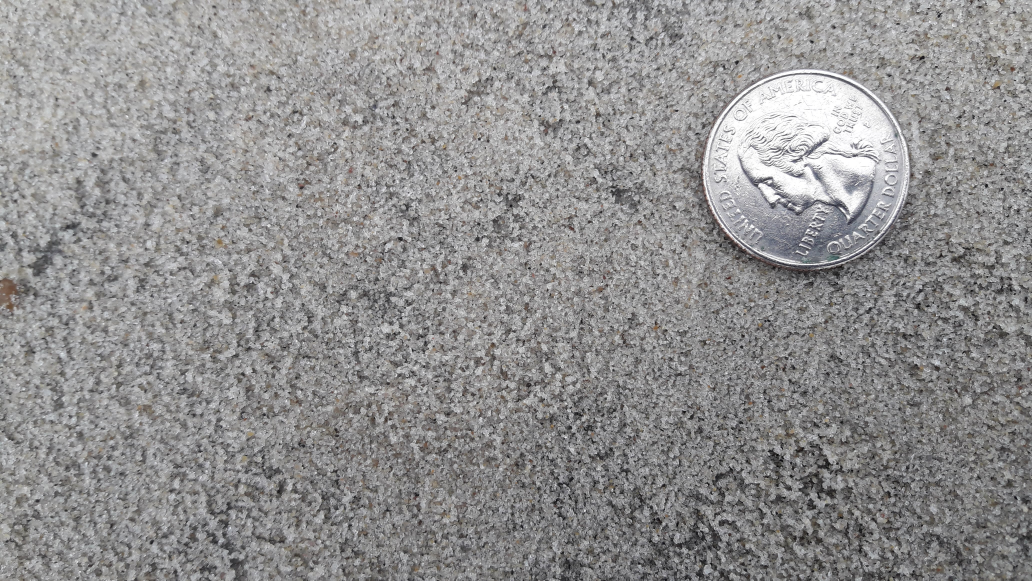
#> input picture blur_test/20191010_093759.jpg, 4128 x 2322 px, given in place of 20210304_092138.jpg, which was not available (shown at 1/4 size)
$ python BlurCropperDetector.py
#> lines starting #> are read from the running program, lines starting #| are printed output that depends on the picture; pictures that were not available may be replaced by others from this repository, and a replacement may not be noted
#!/usr/bin/env python
# coding: utf-8

# # Blur-Cropper-Detector
#
# Daniel Buscombe, Marda Science. Prepared for the SandSnap Project, Aug 18th, 2021

# MIT License
#
# Copyright (c) 2021, Marda Science LLC
#
# Permission is hereby granted, free of charge, to any person obtaining a copy
# of this software and associated documentation files (the "Software"), to deal
# in the Software without restriction, including without limitation the rights
# to use, copy, modify, merge, publish, distribute, sublicense, and/or sell
# copies of the Software, and to permit persons to whom the Software is
# furnished to do so, subject to the following conditions:
#
# The above copyright notice and this permission notice shall be included in all
# copies or substantial portions of the Software.
#
# THE SOFTWARE IS PROVIDED "AS IS", WITHOUT WARRANTY OF ANY KIND, EXPRESS OR
# IMPLIED, INCLUDING BUT NOT LIMITED TO THE WARRANTIES OF MERCHANTABILITY,
# FITNESS FOR A PARTICULAR PURPOSE AND NONINFRINGEMENT. IN NO EVENT SHALL THE
# AUTHORS OR COPYRIGHT HOLDERS BE LIABLE FOR ANY CLAIM, DAMAGES OR OTHER
# LIABILITY, WHETHER IN AN ACTION OF CONTRACT, TORT OR OTHERWISE, ARISING FROM,
# OUT OF OR IN CONNECTION WITH THE SOFTWARE OR THE USE OR OTHER DEALINGS IN THE
# SOFTWARE.


# #### Problem:
# You have imagery that is blurred, and you wish to crop out the largest portion of the image you can that has, ideally, no blur
#
# For example, this image below has blurred edges and I want to crop out the best region with no blur
#
# ![](samples/20210304_092138.jpg)

# #### Proposed solution (for images of sediment and coins):
# 1) window the image with overlap
#
# 2) compute the so-called BRISQUE image quality score ([Mittal et al., 2012](http://www.live.ece.utexas.edu/publications/2012/TIP%20BRISQUE.pdf)) for each image window
#
# 3) create a 2D heatmap of BRISQUE scores, and reduce edge effects following the method of [Pielawski and Wählby](https://journals.plos.org/plosone/article?id=10.1371/journal.pone.0229839) using a Hann taper with 50% overlap
#
# 4) use the Otsu method to determine the threshold between good and bad image scores, and binarize the 2D heatmap to make a 2D mask of good/bad portions of the image
#
# 5) crop out the largest square portion of the image
#
#
# Additionally, I show how to:
#
# 1) split up the large image further and write them to disk with no compression or chroma subsampling
#
# 2) flag blurry images in a set of images
#
# These method assumes there is blur in the image and that it is the only source of noise or degradation that distinguishes the 'good' from 'bad' portions of the image. As such, BRISQUE score is considered proportional to degree of blur. According to the [authors](http://www.live.ece.utexas.edu/publications/2012/TIP%20BRISQUE.pdf), the BRISQUE is a compound metric of ...
#
# >... scene statistics of locally normalized luminance coefficients to quantify possible losses of “naturalness” in the image due to the presence of distortions
#
# The method is entirely automated with no tunable parameters. As such, it may or may not work for you - please suggest improvements!
#
# In the example, the best portions of the image, and also better whol images, are actually associated with the lowest Brisque scores, which was unexpected and remains unexplained. Brisque is an unconstrained metric - adapt this workflow to your own needs
#
#
# ### References
# * Mittal, A., Moorthy, A. K., & Bovik, A. C. (2012). No-reference image quality assessment in the spatial domain. IEEE Transactions on Image Processing, 21(12), 4695-4708.
#
# * Pielawski N, Wählby C (2020) Introducing Hann windows for reducing edge-effects in patch-based image segmentation. PLoS ONE 15(3): e0229839. https://doi.org/10.1371/journal.pone.0229839
#
# ### Acknowledgements
# Thanks to Nicolas Pielawski for helping me implement their method - I have used functions provided by Nicolas [here](https://gist.github.com/npielawski/7e77d23209a5c415f55b95d4aba914f6). Thanks to my USGS colleague Chris Sherwood for turning me onto the Brisque metric and sharing [this excellent resource](https://github.com/ocampor/notebooks/blob/master/notebooks/image/quality/brisque.ipynb) with me

# ### Library imports

# In[1]:


from skimage import io, img_as_float
from skimage.transform import rescale
from glob import glob
import imquality.brisque as brisque
import numpy as np
import matplotlib.pyplot as plt
import scipy.signal
import scipy.signal.windows as w
from tqdm import tqdm
from math import log, ceil, floor, gcd
from skimage.filters import threshold_otsu
from numpy.lib.stride_tricks import as_strided as ast


# `brisque` creates a lot of warnings from scikit-image. Suppress them with this code

# In[2]:


# import warnings filter
from warnings import simplefilter
# ignore all future warnings
simplefilter(action='ignore', category=FutureWarning)


# ### Functions

# The following functions are from [here](https://gist.github.com/npielawski/7e77d23209a5c415f55b95d4aba914f6)

# In[3]:


def window2d(window_func, window_size, **kwargs):
    '''
    Generates a 2D square image (of size window_size) containing a 2D user-defined
    window with values ranging from 0 to 1.
    It is possible to pass arguments to the window function by setting kwargs.
    All available windows: https://docs.scipy.org/doc/scipy/reference/signal.windows.html
    '''
    window = np.matrix(window_func(M=window_size, sym=False, **kwargs))
    return window.T.dot(window)

def generate_corner_windows(window_func, window_size, **kwargs):
    step = window_size >> 1
    window = window2d(window_func, window_size, **kwargs)
    window_u = np.vstack([np.tile(window[step:step+1, :], (step, 1)), window[step:, :]])
    window_b = np.vstack([window[:step, :], np.tile(window[step:step+1, :], (step, 1))])
    window_l = np.hstack([np.tile(window[:, step:step+1], (1, step)), window[:, step:]])
    window_r = np.hstack([window[:, :step], np.tile(window[:, step:step+1], (1, step))])
    window_ul = np.block([
        [np.ones((step, step)), window_u[:step, step:]],
        [window_l[step:, :step], window_l[step:, step:]]])
    window_ur = np.block([
        [window_u[:step, :step], np.ones((step, step))],
        [window_r[step:, :step], window_r[step:, step:]]])
    window_bl = np.block([
        [window_l[:step, :step], window_l[:step, step:]],
        [np.ones((step, step)), window_b[step:, step:]]])
    window_br = np.block([
        [window_r[:step, :step], window_r[:step, step:]],
        [window_b[step:, :step], np.ones((step, step))]])
    return np.array([
        [ window_ul, window_u, window_ur ],
        [ window_l,  window,   window_r  ],
        [ window_bl, window_b, window_br ],
    ])


def generate_patch_list(image_width, image_height, window_func, window_size, overlapping=False):
    patch_list = []
    if overlapping:
        step = window_size >> 1
        windows = generate_corner_windows(window_func, window_size)
        max_height = int(image_height/step - 1)*step
        max_width = int(image_width/step - 1)*step
    else:
        step = window_size
        windows = np.ones((window_size, window_size))
        max_height = int(image_height/step)*step
        max_width = int(image_width/step)*step
    for i in range(0, max_height, step):
        for j in range(0, max_width, step):
            if overlapping:
                # Close to border and corner cases
                # Default (1, 1) is regular center window
                border_x, border_y = 1, 1
                if i == 0: border_x = 0
                if j == 0: border_y = 0
                if i == max_height-step: border_x = 2
                if j == max_width-step: border_y = 2
                # Selecting the right window
                current_window = windows[border_x, border_y]
            else:
                current_window = windows
            # The patch is cropped when the patch size is not
            # a multiple of the image size.
            patch_height = window_size
            if i+patch_height > image_height:
                patch_height = image_height - i
            patch_width = window_size
            if j+patch_width > image_width:
                patch_width = image_width - j
            # Adding the patch
            patch_list.append(
                (j, i, patch_width, patch_height, current_window[:patch_height, :patch_width])
            )
    return patch_list


# ### Implementation

# I start my implementation here. This function first crops any empty columns and rows, then it zero-pads both the image and mask so they are both square, then pass a sliding 64x64 pixel window across the image and further remove any small tiles with no 1s in the mask, while still maintaining a square image. As cropped as it can get while still containing the entire mask, and also square

# In[4]:


#crop out the largest portion of image and mask with no zeros
# [117 lines left out: functions get_segment_crop, norm_shape, sliding_window, not called in this run]

# #crop out the largest portion of image and mask with no zeros
# def get_segment_crop(img,mask):
#     return img[np.ix_(mask.any(1), mask.any(0))], mask[np.ix_(mask.any(1), mask.any(0))]


# Below is a function to read an image, objectively determine an appropriate 2d tile size, and pad the image so it is square

# The tilesize to use with the Pielawski and Wählby (2020) method is determined as half the greatest common divisor of the two image dimensions

# In[6]:


def get_image(impath, greyscale=True):
#> called with impath = 'samples/20210304_092138.jpg', greyscale = True
    img = img_as_float(io.imread(impath, as_gray=greyscale))
#> img: shape (2322, 4128) float64; min 0, max 1, mean 0.564

    # the tilesize to use with the overlapping taper method
    nx, ny = img.shape
#> nx = 2322; ny = 4128
    TILESIZE = int(gcd(nx,ny)/2)
#> TILESIZE = 129

    # make square by padding
    if nx!=ny:
        if ny>nx:
            try:
                img = np.hstack((np.zeros((ny,ny-nx)), img))
            except:
                img = np.vstack((np.zeros((ny-nx,ny)), img))
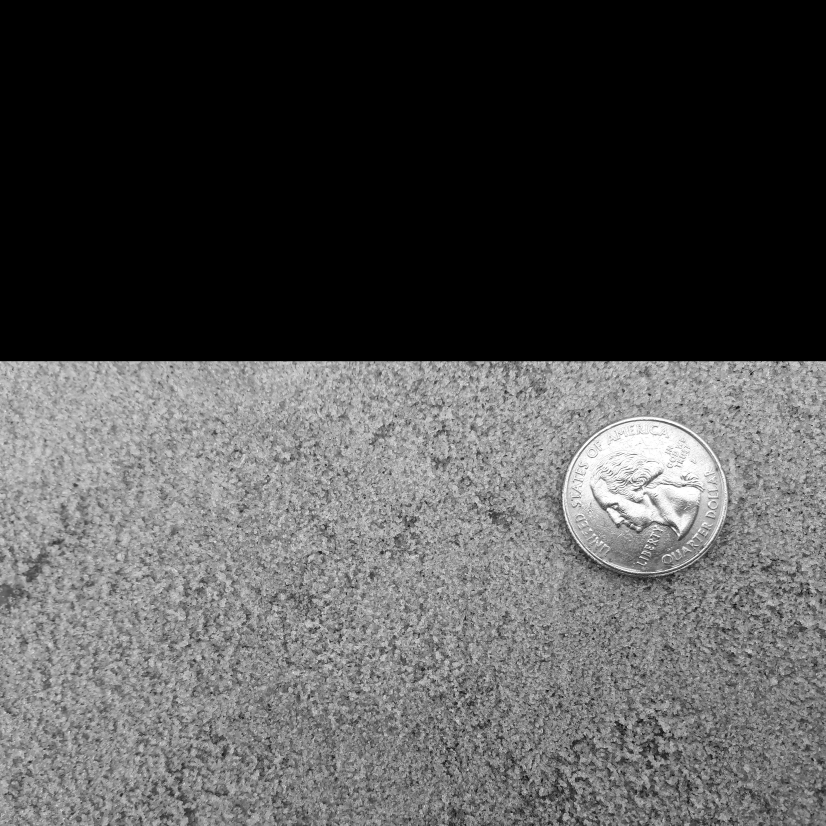
#> img: shape (4128, 4128) float64 (shown at 1/5 size); min 0, max 1, mean 0.317
        elif nx>ny:
            try:
                img = np.hstack((img, np.zeros((nx,nx-ny))))
            except:
                img = np.vstack((img, np.zeros((nx-ny,nx))))

        nx, ny = img.shape
#> nx = 4128
    return img, nx, ny, TILESIZE


# This function generates a heatmap of Brisque scores by combining for each tile with overlap and taper

# In[7]:


def get_heatmap(img,nx,ny,TILESIZE,window_func):
    M = np.zeros((nx, ny)) # Output image
    patch_list = generate_patch_list(nx, ny, window_func, TILESIZE, use_hanning)
    for patch in tqdm(patch_list):
        patch_x, patch_y, patch_width, patch_height, window = patch
        # We generate our prediction
        img_tile = img[patch_y:patch_y+patch_height, patch_x:patch_x+patch_width]
        if np.max(img_tile)<.01:
            prediction = 0.0
        else:
            prediction = brisque.score(img_tile)

        M[patch_y:patch_y+patch_height, patch_x:patch_x+patch_width] += (np.ones_like(window)*prediction) * window
    return M


# The image padding is removed, and the Otsu threshold computed for converting the Brisque scores into a binary mask of good/not good data
#
# optionally, if `conservative=True` the threshold is halved, to get a smaller and more robust 'good' data mask

# In[8]:


# [42 lines left out: functions threshold_heatmap, get_fig, not called in this run]


# ### Example: cropping the image to the least blurred portion

# We choose a Hanning window, which is ~4 times slower, but better quality, according to [this](https://gist.github.com/npielawski/7e77d23209a5c415f55b95d4aba914f6)

# In[10]:


# Using the hanning windows
use_hanning = True
window_func = w.hann


# Test image

# In[11]:


impath = r'samples/20210304_092138.jpg'


# In[12]:


img, nx, ny, TILESIZE = get_image(impath)
#> nx = 4128; ny = 4128; TILESIZE = 129


# In[13]:


print(TILESIZE)
#| 129


# The image is significantly blurred on the outside but usable in the center

# In[14]:


plt.figure(figsize=(12,12))
plt.imshow(img, cmap='gray')


# This is slow on large images with the hann taper (below we explore a much faster method)

# In[15]:


M = get_heatmap(img,nx,ny, TILESIZE, window_func)
#> in generate_patch_list, `step = window_size >> 1`: step = 64
#> in generate_corner_windows, `window_u = np.vstack([np.tile(window[step:step+1, :], (step, 1)), wind..`:
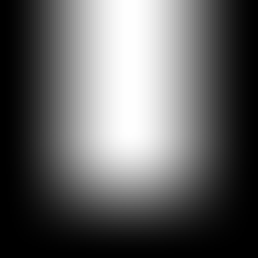
#> window_u: shape (129, 129) float64 (shown 2 times larger); min 0, max 1, mean 0.377
#> in generate_corner_windows, `window_l = np.hstack([np.tile(window[:, step:step+1], (1, step)), wind..`:
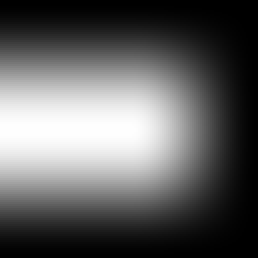
#> window_l: shape (129, 129) float64 (shown 2 times larger); min 0, max 1, mean 0.377
#> in generate_corner_windows, `window_ul = np.block([ [np.ones((step, step)), window_u[:step, step:]]..`:
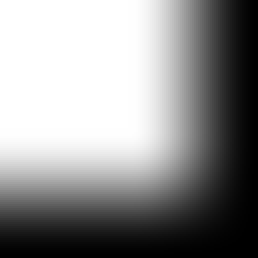
#> window_ul: shape (129, 129) float64 (shown 2 times larger); min 3.52e-07, max 1, mean 0.568
#> in generate_corner_windows, `window_ur = np.block([ [window_u[:step, :step], np.ones((step, step))]..`:
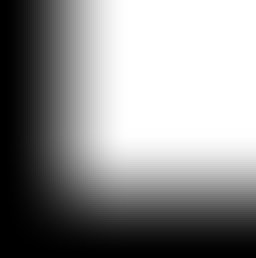
#> window_ur: shape (129, 128) float64 (shown 2 times larger); min 0, max 1, mean 0.561
#> in generate_corner_windows, `window_bl = np.block([ [window_l[:step, :step], window_l[:step, step:]..`:
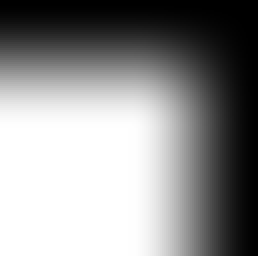
#> window_bl: shape (128, 129) float64 (shown 2 times larger); min 0, max 1, mean 0.561
#> in generate_corner_windows, `window_br = np.block([ [window_r[:step, :step], window_r[:step, step:]..`:
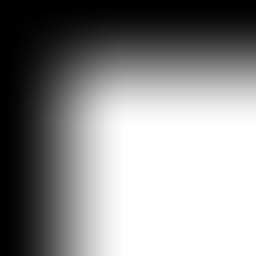
#> window_br: shape (128, 128) float64 (shown 2 times larger); min 0, max 1, mean 0.554
#> (the run stopped early here; a loop or call above may not have finished)
